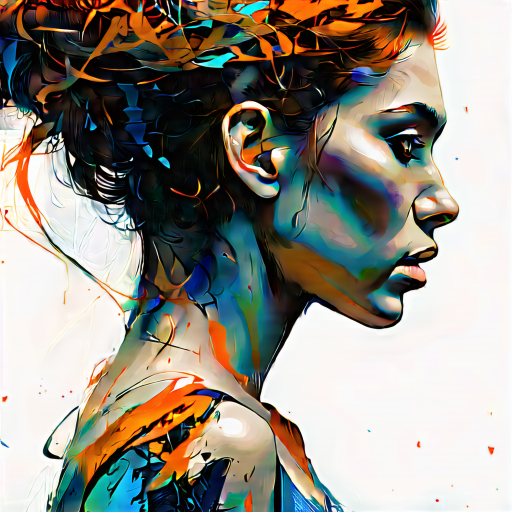
#> input picture assets/ComfyUI_temp.png, 1024 x 1024 px (shown at 1/2 size)
$ jupyter execute '06. process_image_2.ipynb'   (shell and % lines are left out)
#> lines starting #> are read from the running program, lines starting #| are printed output that depends on the picture
# 计算机处理图像的方式和方法

[cell 1]
import cv2
import numpy as np
import matplotlib.pyplot as plt

[cell 2]
img0 = [[0,0,0,1,0,0], [0,0,1,1,0,0], [0,1,0,1,0,0],[1,1,1,1,1,0],[0,0,0,1,0,0],[0,0,0,0,0,0]]
plt.imshow(img0, cmap='gray')
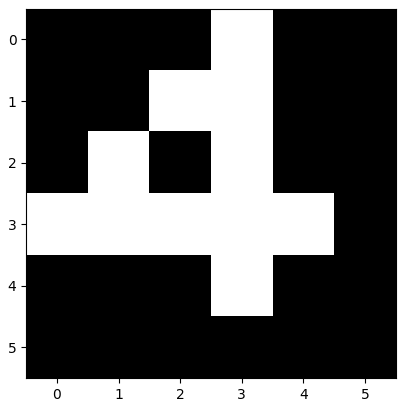
#> figure drawn by matplotlib, 1 panel

## 图像的放大与缩小

[cell 3]
img = cv2.imread('./assets/ComfyUI_temp.png', )
#> img is the input picture: shape (1024, 1024, 3); mean B, G, R 132.6, 142.8, 147.2
img = cv2.cvtColor(img, 4)
img.shape
#> Out = (1024, 1024, 3)

[cell 4]
# 列，行
# img_0 = cv2.resize(img, (1025, 512))
img_0 = cv2.resize(img, None, fx = 0.5, fy = 0.5, interpolation= cv2.INTER_LINEAR)
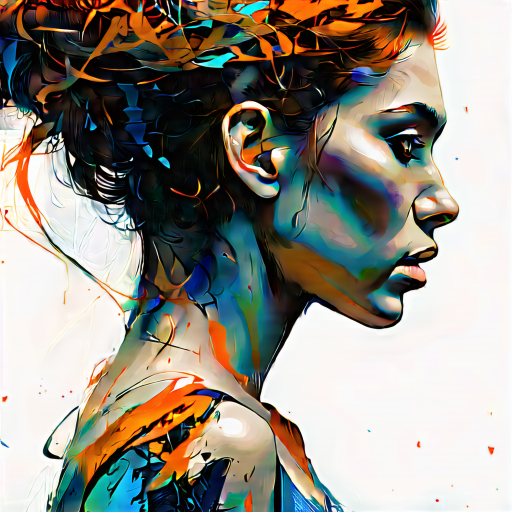
#> img_0: shape (512, 512, 3); mean R, G, B 147.3, 142.9, 132.7
plt.imshow(img_0)

## 图像的旋转平移

[cell 5]
theta = -30/180 * 3.14
M = np.float32([[np.cos(theta), -np.sin(theta), 100], [np.sin(theta), np.cos(theta), 400]])
img_1 = cv2.warpAffine(img_0, M, (1000, 1000))
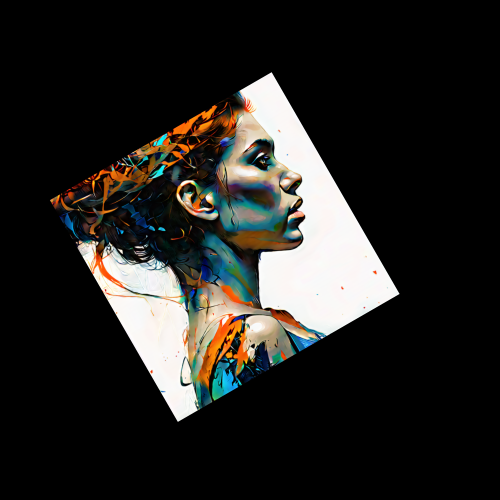
#> img_1: shape (1000, 1000, 3) (shown at 1/2 size); mean R, G, B 38.6, 37.5, 34.8
plt.imshow(img_1)

## 图像的旋转变换与拉伸变换

[cell 6]
pts1 = np.float32([[50, 50], [200, 50], [50, 200]])
pts2 = np.float32([[10, 50], [200, 50], [100, 250]])
M = cv2.getAffineTransform(pts1, pts2)
print(M)

theta = -0.4
# 变换矩阵，平移，斜切，旋转
cols = 800
rows = 800
dst = cv2.warpAffine(img_0, M, (cols*2, rows*3))
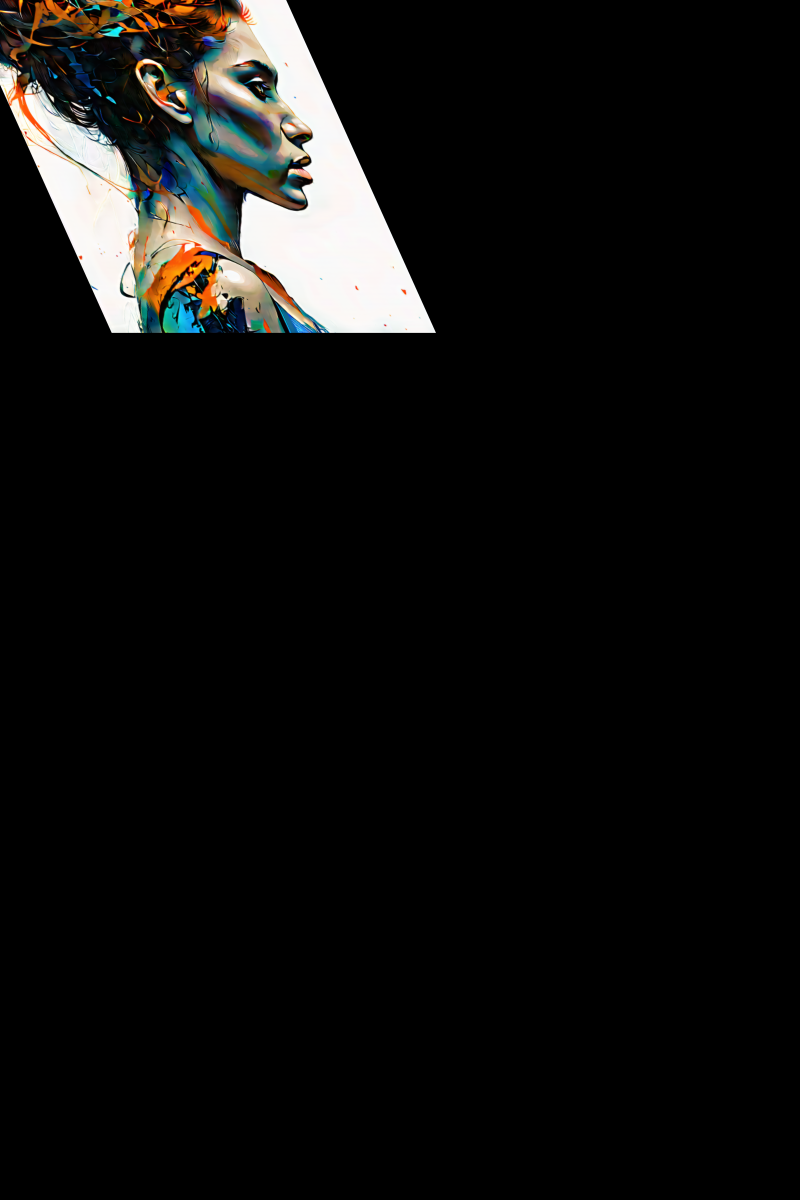
#> dst: shape (2400, 1600, 3) (shown at 1/2 size); mean R, G, B 16.5, 16.1, 15
plt.imshow(dst)

[cell 7]
pts1 = np.float32([[56, 165], [368, 52], [28, 387], [389, 390]])
pts2 = np.float32([[0, 0], [100, -20], [0, 30], [300, 300]])
M = cv2.getPerspectiveTransform(pts1, pts2)
print(M)

# 拉伸变换后者透视变换
dst = cv2.warpPerspective(img_0, M, (300, 300))
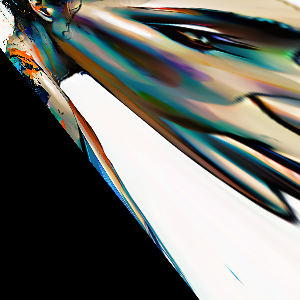
#> dst: shape (300, 300, 3); mean R, G, B 110.5, 111.6, 105.2
plt.imshow(dst)

## 图像滤波/卷积

[cell 8]
img = [[0, 10, 0], [10, 0, 10], [0, 10, 0]]
plt.imshow(img)
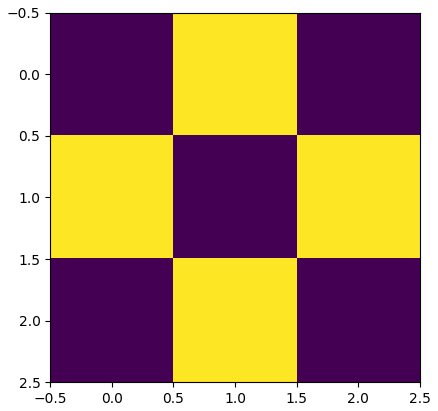
#> figure drawn by matplotlib, 1 panel

[cell 9]
import scipy as sy
# filter = [[0.25, 0.25], [0.25, 0.25]]
kernel = [[-1, 1], [1, -1]]
result = sy.signal.convolve2d(img, kernel, mode='valid')
print(result)
plt.imshow(result)
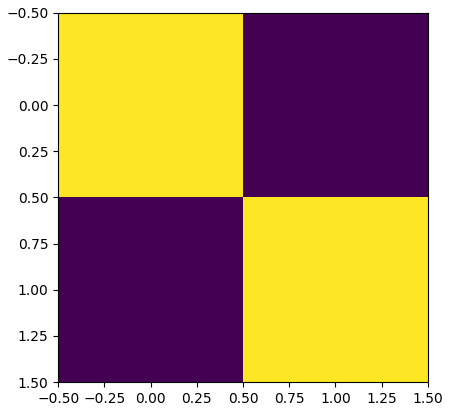
#> figure drawn by matplotlib, 1 panel

[cell 10]
kernel = np.ones((3, 3), np.float32) / (9)

## kernel = -kernel
kernel[0, :] = [-1, -1, -1]
kernel[1, :] = [0, 0, 0]
kernel[2, :] = [1, 1, 1]
print(kernel)

[cell 11]
print(img_0.shape)
#| (512, 512, 3)
result = cv2.filter2D(img_0, -1, kernel)
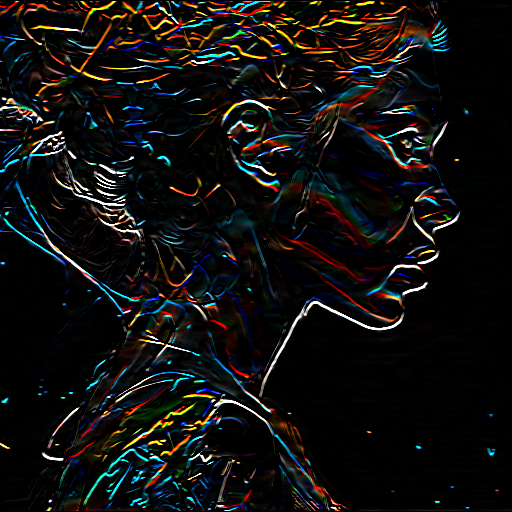
#> result: shape (512, 512, 3); mean R, G, B 16.5, 16, 15.1
result.shape
print(result[0, 0])
#| [0 0 0]
plt.imshow(result)
